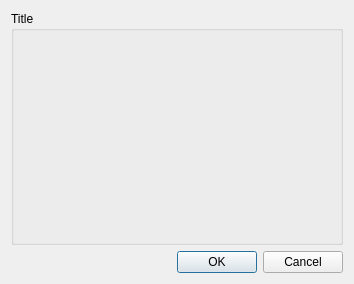
<?xml version="1.0" encoding="UTF-8"?>
<ui version="4.0">
 <class>LSimpleDialog</class>
 <widget class="QWidget" name="LSimpleDialog">
  <property name="geometry">
   <rect>
    <x>0</x>
    <y>0</y>
    <width>354</width>
    <height>284</height>
   </rect>
  </property>
  <property name="windowTitle">
   <string>Base data editor</string>
  </property>
  <layout class="QGridLayout" name="gridLayout">
   <item row="1" column="0" colspan="2">
    <widget class="QDialogButtonBox" name="buttonBox">
     <property name="standardButtons">
      <set>QDialogButtonBox::Cancel|QDialogButtonBox::Ok</set>
     </property>
    </widget>
   </item>
   <item row="0" column="0" colspan="2">
    <widget class="QGroupBox" name="groupBox">
     <property name="title">
      <string>Title</string>
     </property>
    </widget>
   </item>
  </layout>
 </widget>
 <resources/>
 <connections/>
</ui>
